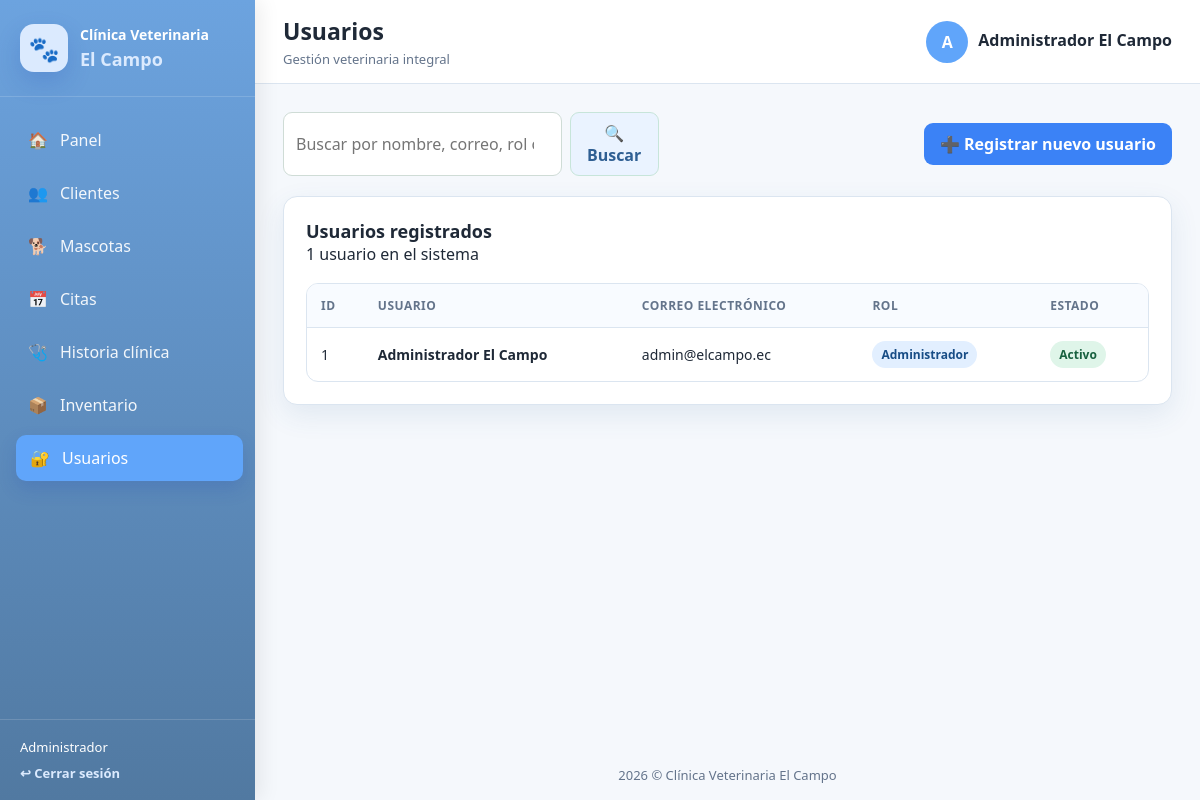
Page /usuarios/index.php (signed in) on the committed database.
### tables this page shows
CREATE TABLE usuarios (
    id INT UNSIGNED AUTO_INCREMENT PRIMARY KEY,
    nombre VARCHAR(120) NOT NULL,
    email VARCHAR(150) NOT NULL UNIQUE,
    password VARCHAR(255) NOT NULL,
    rol ENUM('Administrador', 'Veterinario', 'Recepción') NOT NULL DEFAULT 'Recepción',
    estado ENUM('Activo', 'Inactivo') NOT NULL DEFAULT 'Activo',
    created_at TIMESTAMP NOT NULL DEFAULT CURRENT_TIMESTAMP
);

### config/app.php (called while the page is built, shortened)
<?php
function url(string $ruta = ''): string
{
    $base = rtrim(BASE_URL, '/');
    $ruta = ltrim($ruta, '/');
    return $base . '/' . $ruta;
}
function e(mixed $valor): string
{
    return htmlspecialchars(
        (string) ($valor ?? ''),
        ENT_QUOTES,
        'UTF-8'
    );
}

### includes/auth.php (called while the page is built, shortened)
<?php
if (!function_exists('current_user')) {
    function current_user(): array
    {
        return [
            'id' => (int) (
                $_SESSION['usuario_id']
                ?? $_SESSION['id_usuario']
                ?? $_SESSION['user_id']
                ?? $_SESSION['id']
                ?? 0
            ),
            'nombre' => trim(
                (string) (
                    $_SESSION['nombre']
                    ?? $_SESSION['usuario']
                    ?? $_SESSION['nombre_usuario']
                    ?? ''
                )
            ),
            'correo' => trim(
                (string) (
                    $_SESSION['correo']
                    ?? $_SESSION['email']
                    ?? ''
                )
            ),
            'rol' => trim(
                (string) (
                    $_SESSION['rol']
                    ?? $_SESSION['nombre_rol']
                    ?? ''
                )
            ),
        ];
    }
}

### usuarios/index.php (the view, shortened to what this page needs)
<?php
$raiz = dirname(__DIR__);
require_once $raiz . '/config/app.php';
require_once $raiz . '/config/conexion.php';
require_once $raiz . '/includes/auth.php';
if (!function_exists('detectar_columna_usuarios')) {
    function detectar_columna_usuarios(
        array $columnas,
        array $opciones
    ): ?string {
        foreach ($opciones as $opcion) {
            if (in_array($opcion, $columnas, true)) {
                return $opcion;
            }
        }
        return null;
    }
}
$usuarios = [];
$buscar = trim((string) ($_GET['buscar'] ?? ''));
try {
    $columnasTabla = $pdo
        ->query('SHOW COLUMNS FROM usuarios')
        ->fetchAll(PDO::FETCH_COLUMN);
    $columnasTabla = array_map(
        static fn(mixed $columna): string => (string) $columna,
        $columnasTabla
    );
    $columnaId = detectar_columna_usuarios(
        $columnasTabla,
        ['id', 'id_usuario', 'usuario_id']
    );
    $columnaNombre = detectar_columna_usuarios(
        $columnasTabla,
        ['nombre', 'nombres', 'usuario']
    );
    $columnaCorreo = detectar_columna_usuarios(
        $columnasTabla,
        ['email', 'correo']
    );
    $columnaRol = detectar_columna_usuarios(
        $columnasTabla,
        ['rol']
    );
    $columnaEstado = detectar_columna_usuarios(
        $columnasTabla,
        ['estado', 'activo']
    );
    $campos = [
        "`{$columnaId}` AS id",
        "`{$columnaNombre}` AS nombre",
        "`{$columnaCorreo}` AS correo"
    ];
    $campos[] = $columnaRol !== null
        ? "`{$columnaRol}` AS rol"
        : "'Sin rol' AS rol";
    $campos[] = $columnaEstado !== null
        ? "`{$columnaEstado}` AS estado"
        : "'Activo' AS estado";
    $sql = 'SELECT ' . implode(', ', $campos) . ' FROM usuarios';
    $parametros = [];
    $sql .= " ORDER BY `{$columnaId}` DESC";
    $consulta = $pdo->prepare($sql);
    $consulta->execute($parametros);
    $usuarios = $consulta->fetchAll(PDO::FETCH_ASSOC);
} catch (Throwable $error) {
    error_log(
        'Error al consultar usuarios: ' . $error->getMessage()
    );
    $mensajeError =
        'No se pudieron cargar los usuarios. ' .
        'Comprueba la estructura de la tabla usuarios.';
}
$pageTitle = 'Usuarios';
$activePage = 'usuarios';
require_once $raiz . '/includes/header.php';
?>
<div class="page-actions">
    <form
        class="search-bar"
        method="GET"
        action="<?= e(url('usuarios/index.php')) ?>"
    >
        <input
            type="search"
            name="buscar"
            value="<?= e($buscar) ?>"
            placeholder="Buscar por nombre, correo, rol o estado..."
            autocomplete="off"
        >
        <button
            class="btn btn-secondary"
            type="submit"
        >
            🔍 Buscar
        </button>
    </form>
    <a
        class="btn btn-primary"
        href="<?= e(url('usuarios/crear.php')) ?>"
    >
        ➕ Registrar nuevo usuario
    </a>
</div>
<div class="card">
    <div class="card-title">
        <div>
            <h2>Usuarios registrados</h2>
            <p>
                <?= count($usuarios) ?>
                usuario<?= count($usuarios) === 1 ? '' : 's' ?>
                en el sistema
            </p>
        </div>
    </div>
    <div class="table-wrapper">
        <table>
            <thead>
            <tr>
                <th>ID</th>
                <th>Usuario</th>
                <th>Correo electrónico</th>
                <th>Rol</th>
                <th>Estado</th>
            </tr>
            </thead>
            <tbody>
            <?php if ($usuarios !== []): ?>
                <?php foreach ($usuarios as $usuario): ?>
                    <?php
                    $idUsuario = (int) ($usuario['id'] ?? 0);
                    $nombre = trim(
                        (string) ($usuario['nombre'] ?? '')
                    );
                    $correo = trim(
                        (string) ($usuario['correo'] ?? '')
                    );
                    $rol = trim(
                        (string) ($usuario['rol'] ?? 'Sin rol')
                    );
                    $estadoOriginal = trim(
                        (string) ($usuario['estado'] ?? 'Activo')
                    );
                    $estadoNormalizado = strtolower($estadoOriginal);
                    $usuarioActivo = in_array(
                        $estadoNormalizado,
                        ['activo', '1', 'si', 'sí', 'true'],
                        true
                    );
                    ?>
                    <tr>
                        <td>
                            <?= $idUsuario ?>
                        </td>
                        <td>
                            <strong>
                                <?= e(
                                    $nombre !== ''
                                        ? $nombre
                                        : 'Usuario sin nombre'
                                ) ?>
                            </strong>
                        </td>
                        <td>
                            <?= e(
                                $correo !== ''
                                    ? $correo
                                    : '—'
                            ) ?>
                        </td>
                        <td>
                            <span class="badge badge-info">
                                <?= e(
                                    $rol !== ''
                                        ? $rol
                                        : 'Sin rol'
                                ) ?>
                            </span>
                        </td>
                        <td>
                            <?php if ($usuarioActivo): ?>
                                <span class="badge badge-success">
                                    Activo
                                </span>
                            <?php else: ?>
                                <span class="badge badge-danger">
                                    Inactivo
                                </span>
                            <?php endif; ?>
                        </td>
                    </tr>
                <?php endforeach; ?>
            <?php endif; ?>
            </tbody>
        </table>
    </div>
</div>
<?php
require_once $raiz . '/includes/footer.php';
?>

### includes/header.php (shortened to what this page needs)
<?php
$projectRoot = dirname(__DIR__);
require_once $projectRoot . '/config/app.php';
if (!function_exists('is_admin')) {
    function is_admin(): bool
    {
        $rol = strtolower(
            trim(
                (string) ($_SESSION['rol'] ?? '')
            )
        );
        return in_array(
            $rol,
            [
                'admin',
                'administrador'
            ],
            true
        );
    }
}
$pageTitle = $pageTitle ?? 'Panel';
$activePage = $activePage ?? '';
$user = current_user();
$nombreUsuario = trim(
    (string) ($user['nombre'] ?? 'Usuario')
);
if (function_exists('mb_substr')) {
    $userInitial = mb_strtoupper(
        mb_substr(
            $nombreUsuario,
            0,
            1,
            'UTF-8'
        ),
        'UTF-8'
    );
}
?>
<!DOCTYPE html>
<html lang="es">
<head>
    <link
        rel="stylesheet"
        href="<?= e(url('assets/css/style.css')) ?>"
    >
</head>
<body>
<div class="app-shell">
    <aside
        class="sidebar"
        id="sidebar"
    >
        <a
            class="brand"
            href="<?= e(url('panel.php')) ?>"
        >
            <span class="brand-logo">
                🐾
            </span>
            <span class="brand-text">
                <strong>
                    Clínica Veterinaria
                </strong>
                <small>
                    El Campo
                </small>
            </span>
        </a>
        <nav
            class="nav-menu"
            aria-label="Menú principal"
        >
            <a
                class="<?= $activePage === 'dashboard' ? 'active' : '' ?>"
                href="<?= e(url('panel.php')) ?>"
            >
                <span class="nav-icon">🏠</span>
                <span>Panel</span>
            </a>
            <a
                class="<?= $activePage === 'clientes' ? 'active' : '' ?>"
                href="<?= e(url('clientes/index.php')) ?>"
            >
                <span class="nav-icon">👥</span>
                <span>Clientes</span>
            </a>
            <a
                class="<?= $activePage === 'mascotas' ? 'active' : '' ?>"
                href="<?= e(url('mascotas/index.php')) ?>"
            >
                <span class="nav-icon">🐕</span>
                <span>Mascotas</span>
            </a>
            <a
                class="<?= $activePage === 'citas' ? 'active' : '' ?>"
                href="<?= e(url('citas/index.php')) ?>"
            >
                <span class="nav-icon">📅</span>
                <span>Citas</span>
            </a>
            <a
                class="<?= $activePage === 'consultas' ? 'active' : '' ?>"
                href="<?= e(url('consultas/index.php')) ?>"
            >
                <span class="nav-icon">🩺</span>
                <span>Historia clínica</span>
            </a>
            <a
                class="<?= $activePage === 'inventario' ? 'active' : '' ?>"
                href="<?= e(url('inventario/index.php')) ?>"
            >
                <span class="nav-icon">📦</span>
                <span>Inventario</span>
            </a>
            <?php if (is_admin()): ?>
                <a
                    class="<?= $activePage === 'usuarios' ? 'active' : '' ?>"
                    href="<?= e(url('usuarios/index.php')) ?>"
                >
                    <span class="nav-icon">🔐</span>
                    <span>Usuarios</span>
                </a>
            <?php endif; ?>
        </nav>
        <div class="sidebar-footer">
            <span class="user-role">
                <?= e($user['rol'] ?? 'Usuario') ?>
            </span>
            <a
                class="logout-link"
                href="<?= e(url('logout.php')) ?>"
            >
                ↩ Cerrar sesión
            </a>
        </div>
    </aside>
    <main class="main-area">
        <header class="topbar">
            <div class="topbar-title">
                <h1>
                    <?= e($pageTitle) ?>
                </h1>
                <p>
                    Gestión veterinaria integral
                </p>
            </div>
            <div class="user-chip">
                <span class="avatar">
                    <?= e($userInitial) ?>
                </span>
                <div class="user-information">
                    <strong>
                        <?= e($nombreUsuario) ?>
                    </strong>
                </div>
            </div>
        </header>
        <section class="content">

### rows in the picture
usuarios: rol "Administrador", nombre "A", nombre "Administrador El Campo", id "1", email "admin@elcampo.ec", estado "Activo"

### other values in the picture
$pageTitle "Usuarios"
count($usuarios) "1"
